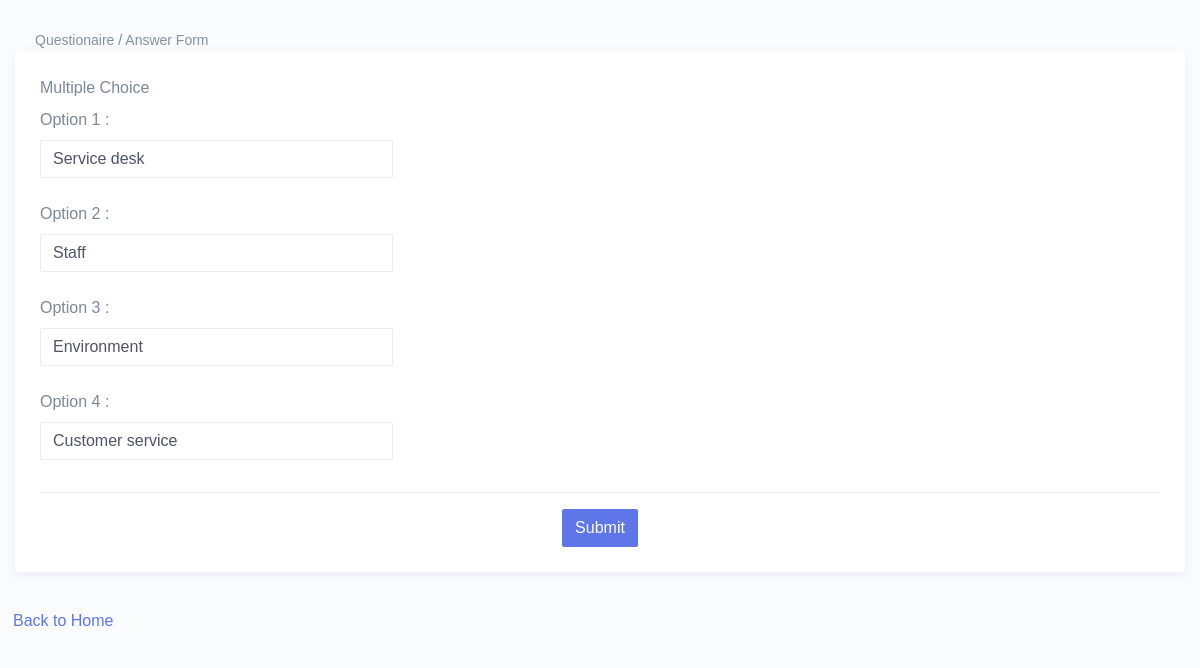
/add_answer.php?type=2&q_id=13 (signed in), run on the app's committed database.
### tables this page shows
CREATE TABLE `answers` (
  `ans_id` int(11) NOT NULL,
  `ans_q_id` int(11) NOT NULL,
  `answer` varchar(255) DEFAULT NULL
);

### add_answer.php (the view, shortened to what this page needs)
<?php
	include("db_connect.php");
$ans_1 = $ans_2 = $ans_3 = $ans_4 = '';
$answerVal = '';
if (isset($_GET['q_id'])) {
	$q_type = $_GET['type'];
	$ans_qId = $_GET['q_id'];
	$result = mysqli_query($db, "SELECT * FROM answers WHERE ans_q_id = {$ans_qId}") or die (mysqli_error($db));
    $row = mysqli_fetch_assoc($result);
    $answerVal = $row['answer'];
    if (!empty($answerVal)) {
    	if ($q_type == 1) {
			$answer = explode(",",$answerVal,2);
			$dd_1 = $answer['0'];
			$dd_2 = $answer['1'];
		}elseif ($q_type == 2) {
			$answer = explode(",",$answerVal,4);
			$ans_1 = $answer['0'];
			$ans_2 = $answer['1'];
			$ans_3 = $answer['2'];
			$ans_4 = $answer['3'];
		}
    }
}
?>
<!DOCTYPE html>
<html>
<head>
    <link href="assets/extra-libs/c3/c3.min.css" rel="stylesheet">
    <link href="assets/libs/chartist/dist/chartist.min.css" rel="stylesheet">
    <link href="assets/extra-libs/jvector/jquery-jvectormap-2.0.2.css" rel="stylesheet" />
    <link href="dist/css/style.min.css" rel="stylesheet">
</head>
<body>
            <div class="page-breadcrumb">
                <div class="row">
                    <div class="col-7 align-self-center">
                        <div class="d-flex align-items-center">
                            <nav aria-label="breadcrumb">
                                <ol class="breadcrumb m-0 p-0">
                                    <li class="breadcrumb-item">
                                        <a href="index.php">Questionaire</a> /
                                        <a href="#">Answer Form</a>
                                    </li>
                                </ol>
                            </nav>
                        </div>
                    </div>
                </div>
            </div>
	<div class="container-fluid">
		<div class="row">
			<div class="col-12">
				<div class="card">
					<div class="card-body">
						<form action="controller.php" method="POST">
							<div class="form-body">
								<div class="row">
									<?php if($q_type == 2){ ?>
										<div class="col-md-4">
											<div class="form-group">
												<label>Multiple Choice</label><br>
												<label>Option 1 :</label>
												<input type="text" name="ans_1" class="form-control" value="<?= $ans_1 ?>" ><br>
												<label>Option 2 :</label>
												<input type="text" name="ans_2" class="form-control" value="<?= $ans_2 ?>"><br>
												<label>Option 3 :</label>
												<input type="text" name="ans_3" class="form-control" value="<?= $ans_3 ?>"><br>
												<label>Option 4 :</label>
												<input type="text" name="ans_4" class="form-control" value="<?= $ans_4 ?>">
											</div>
										</div>
									<?php } ?>
								</div>
								<div class="form-actions">
									<hr>
									<center>
										<?php
										if(empty($answerVal)) {
											$submitName = 'ins_ans';
										}else {
											$submitName = 'edit_ans';
										}
										?>
										<input type="submit" name="<?= $submitName ?>" class="btn btn-info" value="Submit">
									</center>
								</div>
							</div>
						</form>
					</div>
				</div>
			</div>
		</div>
	</div>
	<p>
		<a href="index.php" class="btn btn-link float-left">Back to Home</a>
	</p>
</body>
</html>

### data on the page
answers: ans_1 "Service desk", ans_2 "Staff", ans_3 "Environment", ans_4 "Customer service"
